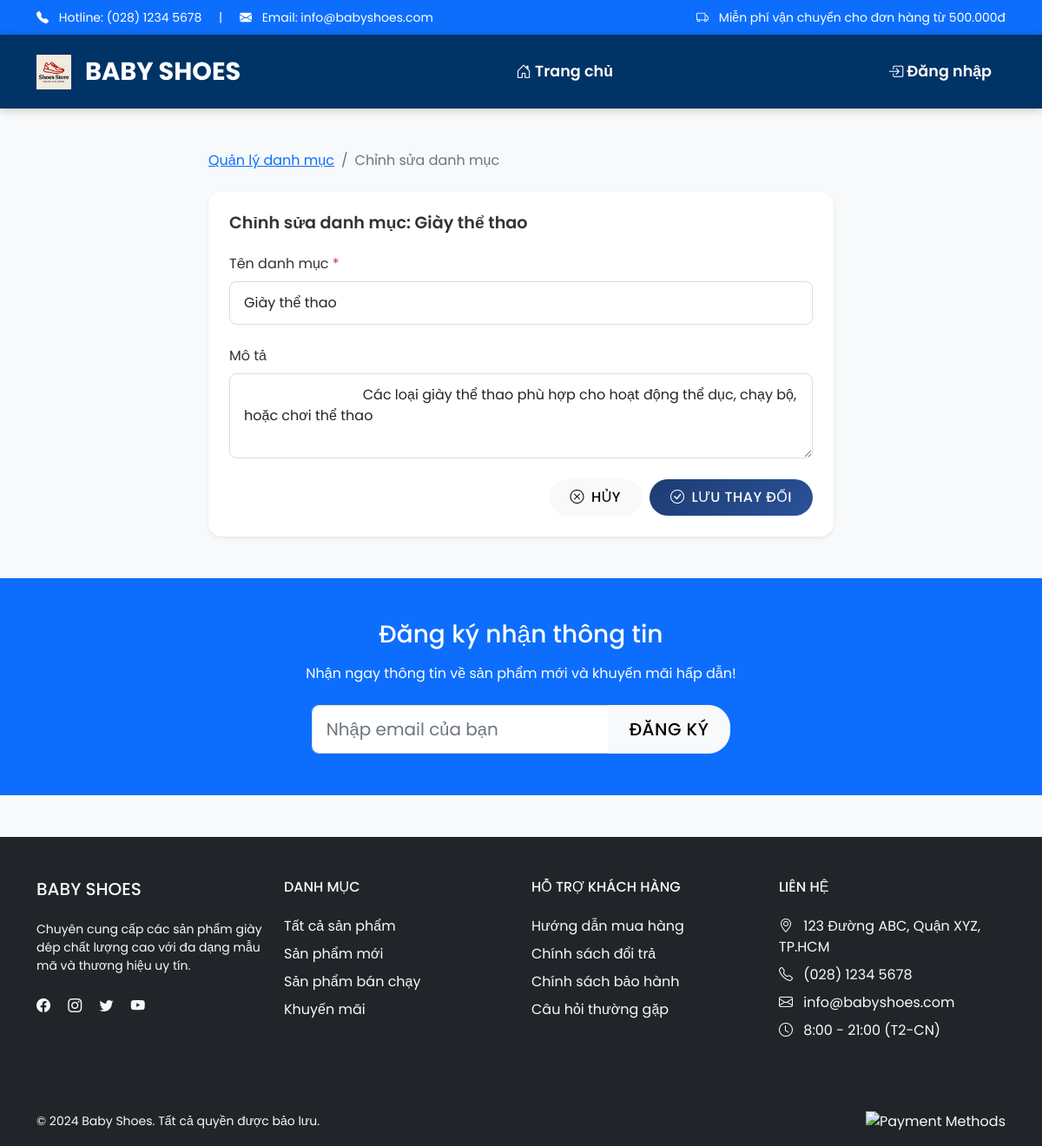
The page /Category/edit/1 on the database its author committed.
### tables this page shows
CREATE TABLE `category` (
  `id` int(11) NOT NULL,
  `name` varchar(100) NOT NULL,
  `description` text DEFAULT NULL
);

### app/controllers/CategoryController.php (called while the page is built, shortened)
<?php
require_once(__DIR__ . '/../config/database.php');
require_once(__DIR__ . '/../models/CategoryModel.php');
class CategoryController
{
    private $categoryModel;
    public function __construct()
    {
        $this->db = (new Database())->getConnection();
        $this->categoryModel = new CategoryModel($this->db);
    }
    public function edit($id)
    {
        $category = $this->categoryModel->getCategoryById($id);
        include __DIR__ . '/../views/category/edit.php';
    }
}
?>

### app/index.php (called while the page is built, shortened)
<?php
$url = $_GET['url'] ?? '';
$url = rtrim($url, '/');
$url = filter_var($url, FILTER_SANITIZE_URL);
$url = explode('/', $url);
$action = isset($url[1]) && $url[1] != '' ? $url[1] : 'index';
$controller = new $controllerName();
call_user_func_array([$controller, $action], array_slice($url, 2));

### app/config/database.php (called while the page is built, shortened)
<?php
class Database {
    private $host = "localhost";
    private $db_name = "my_store";
    private $username = "root";
    private $password = "";
    public function getConnection() {
        $this->conn = null;
        try {
            $this->conn = new PDO(
                "mysql:host=" . $this->host . ";dbname=" . $this->db_name,
                $this->username,
                $this->password
            );
            $this->conn->exec("set names utf8");
        } catch (PDOException $exception) {
            echo "Connection error: " . $exception->getMessage();
        }
        return $this->conn;
    }
}

### app/models/CategoryModel.php (called while the page is built, shortened)
<?php
class CategoryModel
{
    private $conn;
    private $table_name = "category";
    public function __construct($db)
    {
        $this->conn = $db;
    }
    public function getCategoryById($id)
    {
        $query = "SELECT id, name, description FROM " . $this->table_name . " WHERE id = :id";
        $stmt = $this->conn->prepare($query);
        $stmt->bindParam(':id', $id);
        $stmt->execute();
        return $stmt->fetch(PDO::FETCH_OBJ);
    }
}
?>

### app/views/category/edit.php (the view, shortened to what this page needs)
<?php include __DIR__ . '/../shares/header.php'; ?>
<div class="container py-5">
    <div class="row justify-content-center">
        <div class="col-md-8">
            <nav aria-label="breadcrumb" class="mb-4">
                <ol class="breadcrumb">
                    <li class="breadcrumb-item"><a href="/webbanhang/Category">Quản lý danh mục</a></li>
                    <li class="breadcrumb-item active">Chỉnh sửa danh mục</li>
                </ol>
            </nav>
            <div class="card shadow-sm">
                <div class="card-body p-4">
                    <h2 class="card-title mb-4">Chỉnh sửa danh mục: <?php echo htmlspecialchars($category->name); ?></h2>
                    <form method="POST" action="/webbanhang/Category/update" class="needs-validation" novalidate>
                        <div class="mb-4">
                            <label for="name" class="form-label">Tên danh mục <span class="text-danger">*</span></label>
                            <input type="text" class="form-control" id="name" name="name"
                                   value="<?php echo htmlspecialchars($category->name); ?>" required>
                        </div>
                        <div class="mb-4">
                            <label for="description" class="form-label">Mô tả</label>
                            <textarea class="form-control" id="description" name="description" rows="3">
                                <?php echo htmlspecialchars($category->description ?? ''); ?>
                            </textarea>
                        </div>
                        <div class="d-flex justify-content-end gap-2">
                            <a href="/webbanhang/Category" class="btn btn-light">
                                <i class="bi bi-x-circle me-2"></i>Hủy
                            </a>
                            <button type="submit" class="btn btn-primary">
                                <i class="bi bi-check-circle me-2"></i>Lưu thay đổi
                            </button>
                        </div>
                    </form>
                </div>
            </div>
        </div>
    </div>
</div>
<?php include __DIR__ . '/../shares/footer.php'; ?>

### assets/css/style.css (style rules this page uses)
body { background-color: #f8f9fa; font-family: 'Poppins', sans-serif; color: #333; }
.card { border: none; border-radius: 15px; transition: all 0.3s ease; background: #fff; overflow: hidden; box-shadow: 0 5px 15px rgba(0, 0, 0, 0.08); }
.card-body { padding: 1.5rem; }
.card-title { font-size: 1.2rem; font-weight: 600; margin-bottom: 1rem; }
.btn { padding: 0.5rem 1.5rem; border-radius: 25px; font-weight: 500; text-transform: uppercase; letter-spacing: 0.5px; transition: all 0.3s ease; }
.btn-primary { background: linear-gradient(135deg, #1e3c72 0%, #2a5298 100%); border: none; }
.form-control { border-radius: 8px; border: 1px solid #ddd; padding: 0.75rem 1rem; transition: all 0.3s ease; }

### rows shown on the page
category: name "Giày thể thao", description "Các loại giày thể thao phù hợp cho hoạt động thể dục, chạy bộ, hoặc chơi thể thao"
